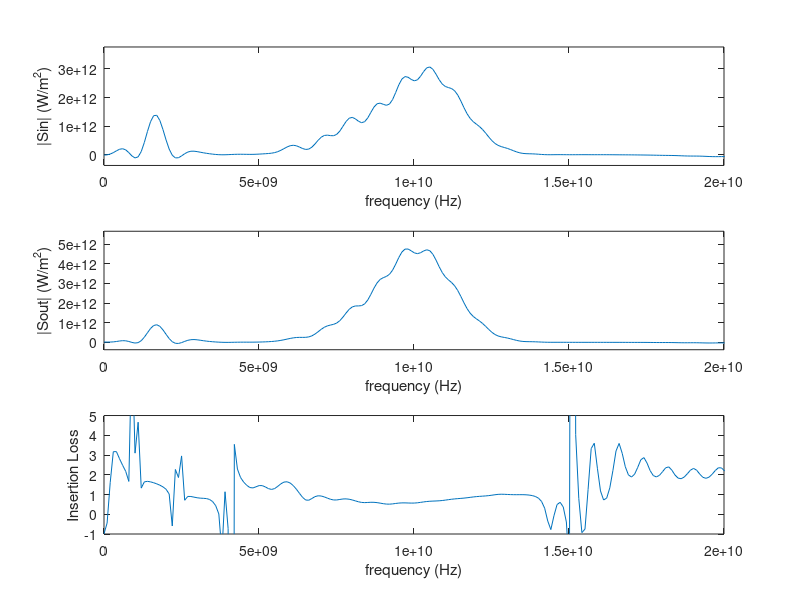

MATLAB code for this plot:
clc;clear all;
f=fopen('Flux.txt');
l=fgetl(f);
i=1;
while ischar(l)
    %%disp(l);
    text{i}=l;
    data{i}=sscanf(text{i},'%f , %f , %f');
    A1(i)=data{i}(1);
    A2(i)=data{i}(2);
    A3(i)=data{i}(3);
    l=fgetl(f);
    i=i+1;
end

epsr=0.9999;
a0=1e-4;%0.1mm
c0=2.99792458e8;%Speed of Light (m/s)
f0=c0/a0;%3000GHz
t0=1/f0;%0.33e-12 (s)
mu0=4*pi*(1e-7);% (H/m)
eps0=8.854187817e-12;% (F/m)
I0=1; %(A)
E0=I0/(a0*eps0*c0);%Electric Field
D0=I0/(a0*c0);%Electric Displacement Field
B0=I0/(a0*eps0*c0*c0);%Magnetic Field
H0=I0/(a0);%Magnetizing Field
S0=(I0*I0)/(eps0*c0*a0*a0);%//Poynting Vector
sigmaD0=(epsr*eps0*c0)/a0;%Electric Conductivity

hold on;

subplot(3,1,1)
A=abs(A2)/max(abs(A2));%Flux_in
B=abs(A2)/max(abs(A3));%Flux_out

plot(A1*f0,-A2*S0);
axis([0 20e9 -S0*10 S0*100]);
ylabel('|Sin| (W/m^2)');
xlabel('frequency (Hz)');


subplot(3,1,2)
plot(A1*f0,-A3*S0);
axis([0 20e9 -S0*10 S0*150]);
ylabel('|Sout| (W/m^2)');
xlabel('frequency (Hz)');


subplot(3,1,3)
C=A2./A3;
plot(f0*A1,C);
axis([0 20e9 -1 5]);
ylabel('Insertion Loss');
xlabel('frequency (Hz)');
